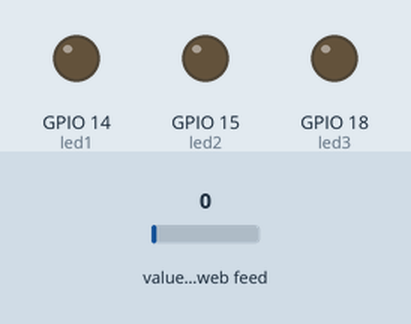
This program was run on a simulated Raspberry Pi (BCM pin numbers). Parts: output pins drawn as LEDs (lit = HIGH). The test bench sets the inputs (shaded band); at power-on: value of the web feed 0. Requests to the public web service named in the program get a made-up reply in its usual format after 0.4 s (London, UTC, broken clouds, 64 % humidity, 1013 hPa unless stated); what the program prints to the terminal is not drawn.

Above: at 0.2 s.
Timing chart, 0 to 1.9 s (numbered marks = the images above):
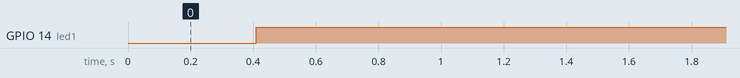

Measured:
- by itself, GPIO 14 (led1): LOW → HIGH at 0.41 s

The program:

RaspberryPiLEDControl.py
```python
from gpiozero import LED
import RPi.GPIO
RPi.GPIO.setmode(RPi.GPIO.BCM)
import urllib.request
import requests
import threading
import json
import time

import random

## hardware def
led1 = LED(14)
led2 = LED(15)
led3 = LED(18)


def read_data_thingspeak():
	URL='https://api.thingspeak.com/channels/1728230/fields/1.json?api_key='
	KEY='E8AKHE9RFZ3NPKP8'
	HEADER='&results=1'
	NEW_URL=URL+KEY+HEADER
	print(NEW_URL)

	get_data = requests.get(NEW_URL).json()
	print(get_data)
	channel_id=get_data['channel']['id']
	print(channel_id)

	field_1=get_data['feeds']
	print(field_1)
	moisture=[]
	for x in field_1:
		moisture.append(x['field1'])
		print(x['field1'])
	#moisture = field_1['field1']
	return moisture

##Event Functions
def ledLow():
		led1.on()

		led2.off()

		led3.off()


def ledMed():
		led2.on()

		led3.off()

		led1.off()


def ledHigh():
		led3.on()

		led2.off()

		led1.off()

if __name__ == '__main__':
	while True: #infinite loop
		moistureList = read_data_thingspeak()
		moistureStr = (moistureList[0])
		moisture = float(moistureStr)

		if moisture < 50: #Blue light means water
			ledLow()
		elif moisture < 100: #Green light means good amount of water
			ledMed()
		else:	#Red Light means too much water
			ledHigh()
		time.sleep(600) #can change for however frequently youd like to check change
```
